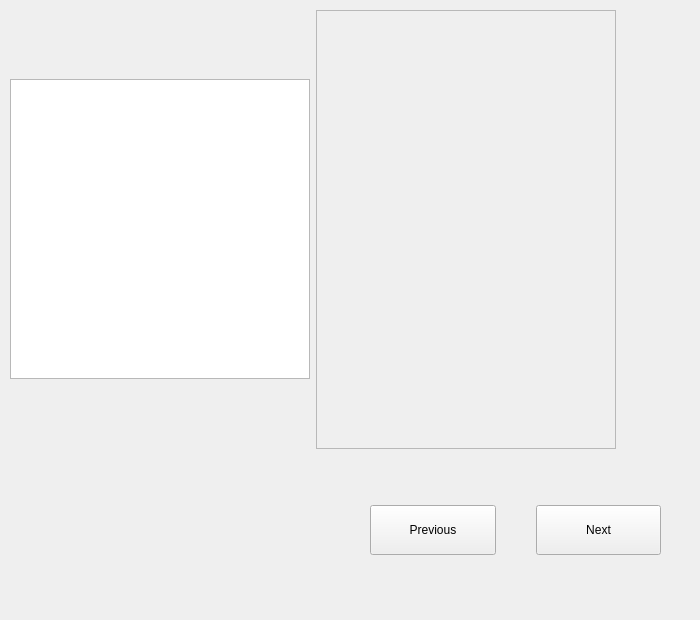
<?xml version="1.0" encoding="UTF-8"?>
<ui version="4.0">
 <class>Form</class>
 <widget class="QWidget" name="Form">
  <property name="geometry">
   <rect>
    <x>0</x>
    <y>0</y>
    <width>700</width>
    <height>620</height>
   </rect>
  </property>
  <property name="sizePolicy">
   <sizepolicy hsizetype="Maximum" vsizetype="Maximum">
    <horstretch>0</horstretch>
    <verstretch>0</verstretch>
   </sizepolicy>
  </property>
  <property name="maximumSize">
   <size>
    <width>700</width>
    <height>620</height>
   </size>
  </property>
  <property name="windowTitle">
   <string>Form</string>
  </property>
  <widget class="QWidget" name="horizontalLayoutWidget">
   <property name="geometry">
    <rect>
     <x>370</x>
     <y>490</y>
     <width>291</width>
     <height>80</height>
    </rect>
   </property>
   <layout class="QHBoxLayout" name="horizontalLayout">
    <property name="spacing">
     <number>40</number>
    </property>
    <item>
     <widget class="QPushButton" name="PrevButton">
      <property name="minimumSize">
       <size>
        <width>0</width>
        <height>50</height>
       </size>
      </property>
      <property name="text">
       <string>Previous</string>
      </property>
     </widget>
    </item>
    <item>
     <widget class="QPushButton" name="NextButton">
      <property name="minimumSize">
       <size>
        <width>0</width>
        <height>50</height>
       </size>
      </property>
      <property name="text">
       <string>Next</string>
      </property>
     </widget>
    </item>
   </layout>
  </widget>
  <widget class="QWidget" name="gridLayoutWidget">
   <property name="geometry">
    <rect>
     <x>10</x>
     <y>10</y>
     <width>681</width>
     <height>441</height>
    </rect>
   </property>
   <layout class="QGridLayout" name="gridLayout">
    <property name="sizeConstraint">
     <enum>QLayout::SetMaximumSize</enum>
    </property>
    <item row="0" column="0">
     <layout class="QVBoxLayout" name="verticalLayout">
      <item>
       <widget class="QTextBrowser" name="textBrowser">
        <property name="sizePolicy">
         <sizepolicy hsizetype="Maximum" vsizetype="Maximum">
          <horstretch>0</horstretch>
          <verstretch>0</verstretch>
         </sizepolicy>
        </property>
        <property name="maximumSize">
         <size>
          <width>300</width>
          <height>300</height>
         </size>
        </property>
       </widget>
      </item>
     </layout>
    </item>
    <item row="0" column="1">
     <widget class="QScrollArea" name="scrollArea">
      <property name="sizePolicy">
       <sizepolicy hsizetype="Maximum" vsizetype="Expanding">
        <horstretch>0</horstretch>
        <verstretch>0</verstretch>
       </sizepolicy>
      </property>
      <property name="maximumSize">
       <size>
        <width>300</width>
        <height>439</height>
       </size>
      </property>
      <property name="widgetResizable">
       <bool>true</bool>
      </property>
      <widget class="QWidget" name="scrollAreaWidgetContents_2">
       <property name="geometry">
        <rect>
         <x>0</x>
         <y>0</y>
         <width>298</width>
         <height>437</height>
        </rect>
       </property>
       <widget class="QLabel" name="label">
        <property name="geometry">
         <rect>
          <x>18</x>
          <y>23</y>
          <width>261</width>
          <height>401</height>
         </rect>
        </property>
        <property name="sizePolicy">
         <sizepolicy hsizetype="Maximum" vsizetype="Maximum">
          <horstretch>0</horstretch>
          <verstretch>0</verstretch>
         </sizepolicy>
        </property>
        <property name="maximumSize">
         <size>
          <width>300</width>
          <height>439</height>
         </size>
        </property>
        <property name="text">
         <string/>
        </property>
        <property name="pixmap">
         <pixmap>../../../../Pictures/New Folder/owlwallpaper.jpg</pixmap>
        </property>
        <property name="alignment">
         <set>Qt::AlignCenter</set>
        </property>
       </widget>
      </widget>
     </widget>
    </item>
   </layout>
  </widget>
 </widget>
 <resources/>
 <connections/>
</ui>
